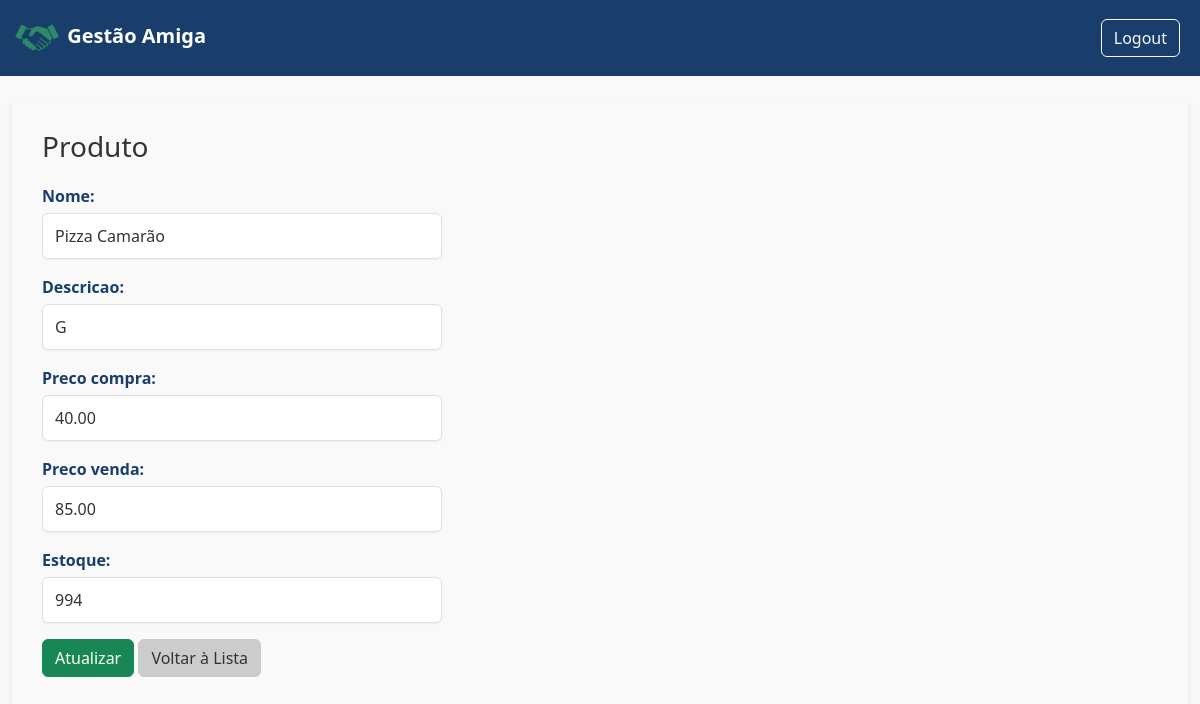
The app's page /loja/9/produto/13/editar/ (signed in), older data.
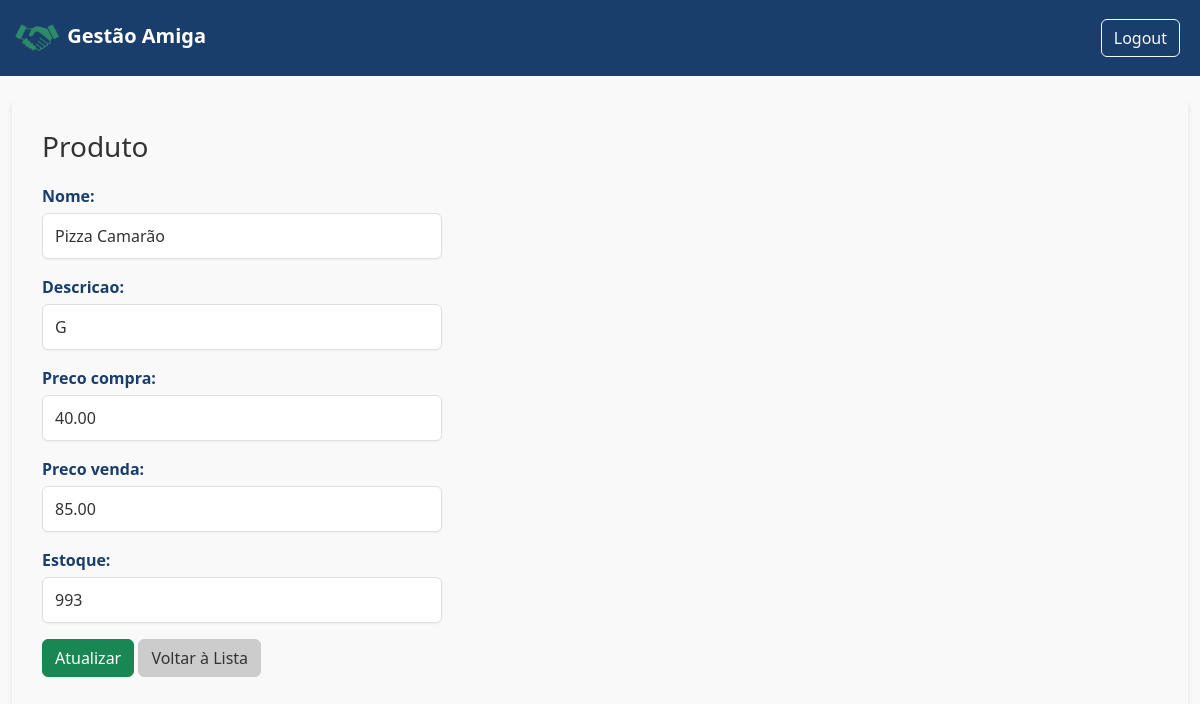
The same page, newer data.
### gestao/models.py (models this page shows, shortened)
class Produto(models.Model):
    loja = models.ForeignKey(Loja, related_name='produtos', on_delete=models.CASCADE)
    nome = models.CharField(max_length=100)
    descricao = models.CharField(max_length=100, default="---")
    preco_compra = models.DecimalField(max_digits=8, decimal_places=2, default=0)
    preco_venda = models.DecimalField(max_digits=8, decimal_places=2, default=1)
    estoque = models.IntegerField()

### gestao/views.py (the view)
# urls.py: path('loja/<int:loja_id>/produto/<int:produto_id>/editar/', views.editar_produto, name="editar_produto"),
@login_required
def editar_produto(request, loja_id, produto_id):
    loja = get_object_or_404(Loja, id=loja_id, dono=request.user)
    produto = get_object_or_404(Produto, id=produto_id, loja=loja)
    if request.method == "POST":
        form = ProdutoForm(request.POST, instance=produto)
        if form.is_valid():
            form.save()
            return redirect('lista_produtos', loja_id=loja.id)
    else:
        form = ProdutoForm(instance=produto)
    return render(request, 'produtos/cadastro_produto.html', {'loja': loja, 'form': form, 'produto': produto})

### gestao/forms.py
class ProdutoForm(forms.ModelForm):
    class Meta:
        model = Produto
        fields = ['nome', 'descricao', 'preco_compra', 'preco_venda', 'estoque']

### templates/produtos/cadastro_produto.html (shortened to what this page needs)
{% extends 'base.html' %}
{% block content %}
<div style="margin: 50px left; padding: 30px; box-shadow: 0 4px 6px rgba(0,0,0,0.1);">
    <h3 class="title_page" style="color: var(--cor-secondary); margin-bottom: 20px;">
        Produto
    </h3>
    <form method="POST" class="auth-form">
        {{ form.as_p }}
        <div>
            <button type="submit" class="btn btn-success">
                {% if produto %}Atualizar{% else %}Cadastrar{% endif %}
            </button>
            <a href="{% url 'lista_produtos' loja.id %}" class="btn btn-secondary">Voltar à Lista</a>
        </div>
    </form>
</div>
{% endblock %}

Row changes from the older to the newer data that the page shows:
changed Produto "Pizza Camarão": estoque "994" → "993"
